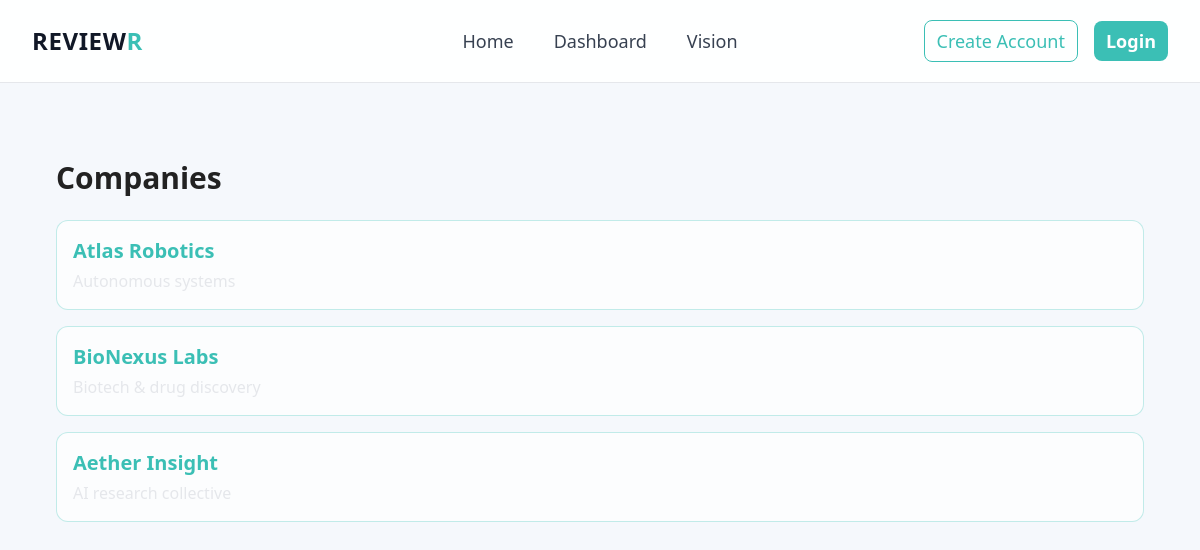
/companies, run on the app's committed database.
### app/models.py (models this page shows)
class Company(db.Model):
    __tablename__ = "Company"
    company_id = db.Column(db.Integer, primary_key=True)
    name = db.Column(db.String(255), nullable=False)
    industry = db.Column(db.String(255))
    papers = db.relationship('PaperCompany', back_populates='company')

### app/routes.py (the view)
@main.route("/companies")
def list_companies():
    companies = Company.query.all()
    return render_template("list_companies.html", title="Companies", companies=companies)

### app/templates/list_companies.html
{% extends "base.html" %}
{% block content %}
<h1 class="text-3xl font-extrabold mb-6">Companies</h1>
{% if companies %}
  <div class="space-y-4">
    {% for c in companies %}
      <div class="p-4 bg-darkbg/70 rounded-xl border border-accent/30">
        <h2 class="text-xl font-bold text-accent">{{ c.name }}</h2>
        {% if c.industry %}
          <p class="mt-1 text-gray-200">{{ c.industry }}</p>
        {% endif %}
      </div>
    {% endfor %}
  </div>
{% else %}
  <p class="text-gray-300">No companies added yet.</p>
{% endif %}
{% endblock %}

### app/templates/base.html (style rules this page uses)
html, body { background-color: #f5f8fc !important; color: #222 !important; overflow-x: hidden; height: 100%; }

### data on the page
Company: name "Atlas Robotics", industry "Autonomous systems"
Company: name "BioNexus Labs", industry "Biotech & drug discovery"
Company: name "Aether Insight", industry "AI research collective"
